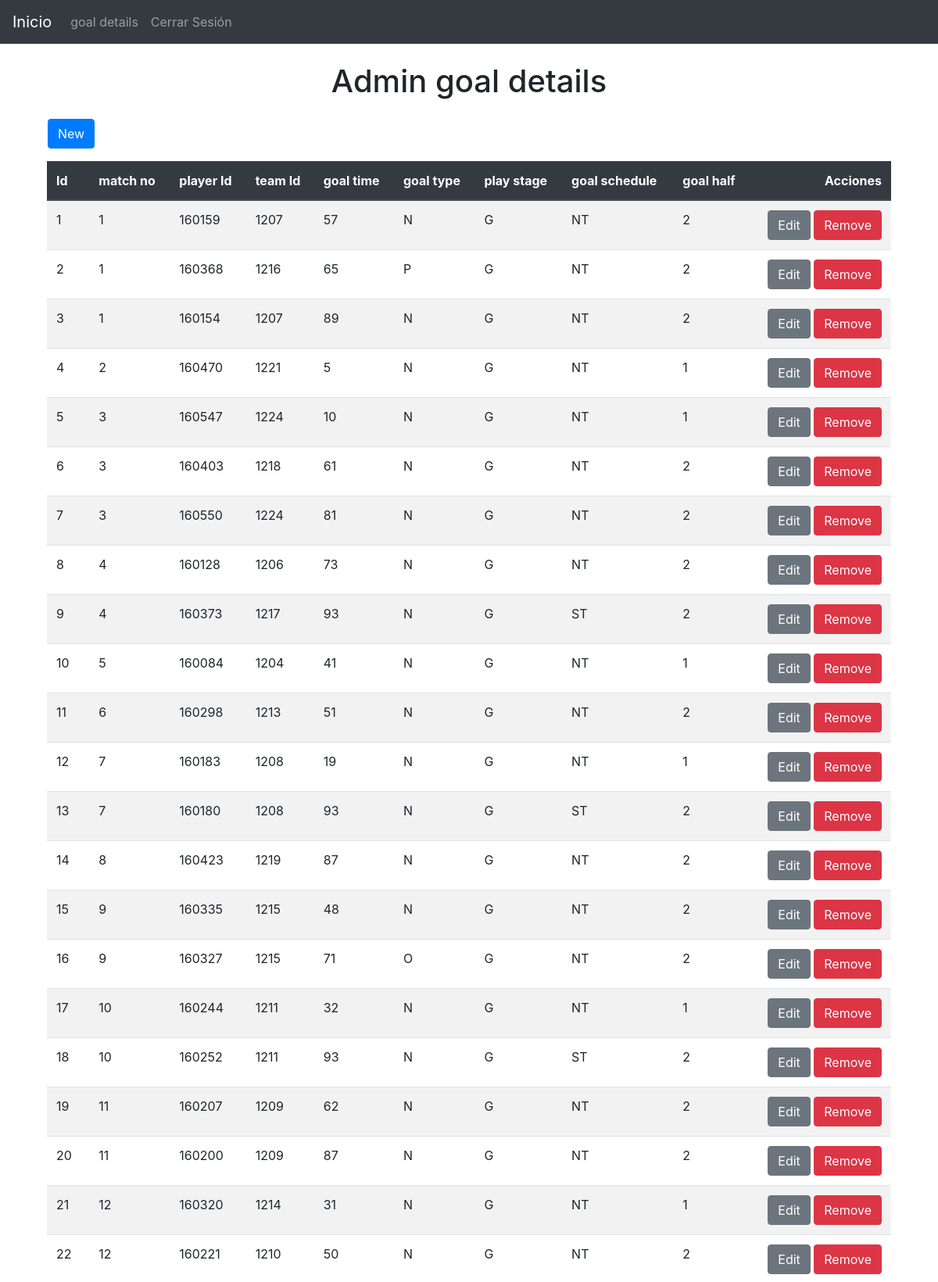
Screenshot of /?controller=goal_details (upper part) with the database file from the repository.
### tables this page shows
CREATE TABLE `goal_details` (
  `goal_id` int NOT NULL,
  `match_no` int NOT NULL,
  `player_id` int NOT NULL,
  `team_id` int NOT NULL,
  `goal_time` int NOT NULL,
  `goal_type` char(1) NOT NULL,
  `play_stage` char(1) NOT NULL,
  `goal_schedule` char(2) NOT NULL,
  `goal_half` int NOT NULL,
  PRIMARY KEY (`goal_id`),
  KEY `fk_goal_details_match_mast1_idx` (`match_no`),
  KEY `fk_goal_details_player_mast1_idx` (`player_id`),
  KEY `fk_goal_details_soccer_country1_idx` (`team_id`),
  CONSTRAINT `fk_goal_details_match_mast1` FOREIGN KEY (`match_no`) REFERENCES `match_mast` (`match_no`),
  CONSTRAINT `fk_goal_details_player_mast1` FOREIGN KEY (`player_id`) REFERENCES `player_mast` (`player_id`),
  CONSTRAINT `fk_goal_details_soccer_country1` FOREIGN KEY (`team_id`) REFERENCES `soccer_country` (`country_id`)
);

### controllers/goal_detailsController.php (called while the page is built, shortened)
<?php
require 'models/goal_detailsModel.php';
class goal_detailsController
{
	private $goal_detailsModel;
    public function __construct()
    {
   		$this->goal_detailsModel = new goal_detailsModel;
    }
    public function index()
    {
    	$goal_details = $this->goal_detailsModel->getAll();
    	require 'views/layout.php';
    	require 'views/goal_details/list.php';
    }
}

### models/goal_detailsModel.php (called while the page is built, shortened)
<?php
class goal_detailsModel
{
  private $pdo;
    public function __construct()
    {
    	try {
    		$this->pdo = new Database;
	    } catch (PDOException $e) {
	    	die($e->getMessage());
	    }
    }
    public function getAll()
    {
    	try {
    		$strSql = "SELECT * FROM goal_details";
    		return $this->pdo->select($strSql);
    	} catch (PDOException $e) {
    		die($e->getMessage());
    	}
    }
}

### providers/Database.php (called while the page is built, shortened)
<?php
class Database extends PDO
{
	public function select($strSql, $arrayData = array(), $fetchMode = PDO::FETCH_OBJ)
	{
		$query = $this->prepare($strSql);
		if(!$query->execute())
			echo "Error, la consulta no se realizó";
		else
			return $query->fetchAll($fetchMode);
	}
}

### views/goal_details/list.php (the view)
<main class="container">
	<section class="col-md-12 text-center my-4">
		<h1>Admin goal details</h1>
	</section>
	<section class="mb-3 ml-3">
		<a href="?controller=goal_details&method=new" class="btn btn-primary">New</a>
	</section>
	<section class="col-md-12 table-responsive">
		<table class="table table-striped table-hover">
			<thead class="thead-dark">
				<tr>
				  <th>Id</th>
					<th>match no</th>
					<th>player Id</th>
					<th>team Id</th>
					<th>goal time</th>
					<th>goal type</th>
					<th>play stage</th>
					<th>goal schedule</th>
					<th>goal half</th>
		           <th class="text-right" >Acciones</th>
	            </tr>
        	</thead>
	   <tbody>
	     <?php foreach($goal_details as $goal_details) : ?>
		<tr>
			<td><?php echo $goal_details->goal_id?></td>
			<td><?php echo $goal_details->match_no?></td>
			<td><?php echo $goal_details->player_id?></td>
			<td><?php echo $goal_details->team_id?></td>
			<td><?php echo $goal_details->goal_time?></td>
			<td><?php echo $goal_details->goal_type?></td>
			<td><?php echo $goal_details->play_stage?></td>
			<td><?php echo $goal_details->goal_schedule?></td>
			<td><?php echo $goal_details->goal_half?></td>
			<td class="text-right">
					<a href="?controller=goal_details&method=edit&goal_id=<?php echo $goal_details->goal_id;?>" class="btn btn-secondary">Edit</a>
					<a href="?controller=goal_details&method=delete&goal_id=<?php echo $goal_details->goal_id;?>" class="btn btn-danger">Remove</a>
			</td>
		</tr>
	<?php endforeach ?>
			</tbody>
		</table>
	</section>
</main>

### index.php (shortened to what this page needs)
<?php
	require 'providers/Database.php';
	$controller = 'WelcomeController';
	if(!isset($_REQUEST['controller'])) {
		require 'controllers/'.$controller.'.php';
		$controller = ucwords($controller);
		$controller = new $controller;
		$controller->index();
	} else {
		$method		= isset($_REQUEST['method']) ? $_REQUEST['method'] : 'index';
		$controller = new $controller;
		call_user_func(array($controller, $method));
	}

### views/layout.php (shortened to what this page needs)
<!DOCTYPE html>
<html lang="es">
<head>
	<link rel="stylesheet" type="text/css" href="assets/css/bootstrap.min.css">
</head>
<body>
	<header>
		<nav class="navbar navbar-expand-lg navbar-dark bg-dark">
			<a class="navbar-brand" href="?controller=welcome&method=home">Inicio</a>
		  <div class="collapse navbar-collapse" id="navbarSupportedContent">
		    <ul class="navbar-nav mr-auto">
					<li class="nav-item">
						<a class="nav-link" href="?controller=goal_details">goal details</a>
					</li>
					<li class="nav-item">
						<a class="nav-link" href="?controller=welcome">Cerrar Sesión</a>
					</li>
		    </ul>
		  </div>
		</nav>
	</header>
</body>
</html>

### rows the page displays
goal_details: goal_id "1", match_no "1", player "160159", team "1207", goal_time "57", goal_type "N", play_stage "G", goal_schedule "NT", goal_half "2"
goal_details: goal_id "2", match_no "1", player "160368", team "1216", goal_time "65", goal_type "P", play_stage "G", goal_schedule "NT", goal_half "2"
goal_details: goal_id "3", match_no "1", player "160154", team "1207", goal_time "89", goal_type "N", play_stage "G", goal_schedule "NT", goal_half "2"
goal_details: goal_id "4", match_no "2", player "160470", team "1221", goal_time "5", goal_type "N", play_stage "G", goal_schedule "NT", goal_half "1"
goal_details: goal_id "5", match_no "3", player "160547", team "1224", goal_time "10", goal_type "N", play_stage "G", goal_schedule "NT", goal_half "1"
goal_details: goal_id "6", match_no "3", player "160403", team "1218", goal_time "61", goal_type "N", play_stage "G", goal_schedule "NT", goal_half "2"
goal_details: goal_id "7", match_no "3", player "160550", team "1224", goal_time "81", goal_type "N", play_stage "G", goal_schedule "NT", goal_half "2"
goal_details: goal_id "8", match_no "4", player "160128", team "1206", goal_time "73", goal_type "N", play_stage "G", goal_schedule "NT", goal_half "2"
goal_details: goal_id "9", match_no "4", player "160373", team "1217", goal_time "93", goal_type "N", play_stage "G", goal_schedule "ST", goal_half "2"
goal_details: goal_id "10", match_no "5", player "160084", team "1204", goal_time "41", goal_type "N", play_stage "G", goal_schedule "NT", goal_half "1"
goal_details: goal_id "11", match_no "6", player "160298", team "1213", goal_time "51", goal_type "N", play_stage "G", goal_schedule "NT", goal_half "2"
goal_details: goal_id "12", match_no "7", player "160183", team "1208", goal_time "19", goal_type "N", play_stage "G", goal_schedule "NT", goal_half "1"
goal_details: goal_id "13", match_no "7", player "160180", team "1208", goal_time "93", goal_type "N", play_stage "G", goal_schedule "ST", goal_half "2"
goal_details: goal_id "14", match_no "8", player "160423", team "1219", goal_time "87", goal_type "N", play_stage "G", goal_schedule "NT", goal_half "2"
goal_details: goal_id "15", match_no "9", player "160335", team "1215", goal_time "48", goal_type "N", play_stage "G", goal_schedule "NT", goal_half "2"
goal_details: goal_id "16", match_no "9", player "160327", team "1215", goal_time "71", goal_type "O", play_stage "G", goal_schedule "NT", goal_half "2"
goal_details: goal_id "17", match_no "10", player "160244", team "1211", goal_time "32", goal_type "N", play_stage "G", goal_schedule "NT", goal_half "1"
goal_details: goal_id "18", match_no "10", player "160252", team "1211", goal_time "93", goal_type "N", play_stage "G", goal_schedule "ST", goal_half "2"
goal_details: goal_id "19", match_no "11", player "160207", team "1209", goal_time "62", goal_type "N", play_stage "G", goal_schedule "NT", goal_half "2"
goal_details: goal_id "20", match_no "11", player "160200", team "1209", goal_time "87", goal_type "N", play_stage "G", goal_schedule "NT", goal_half "2"
goal_details: goal_id "21", match_no "12", player "160320", team "1214", goal_time "31", goal_type "N", play_stage "G", goal_schedule "NT", goal_half "1"
goal_details: goal_id "22", match_no "12", player "160221", team "1210", goal_time "50", goal_type "N", play_stage "G", goal_schedule "NT", goal_half "2"
